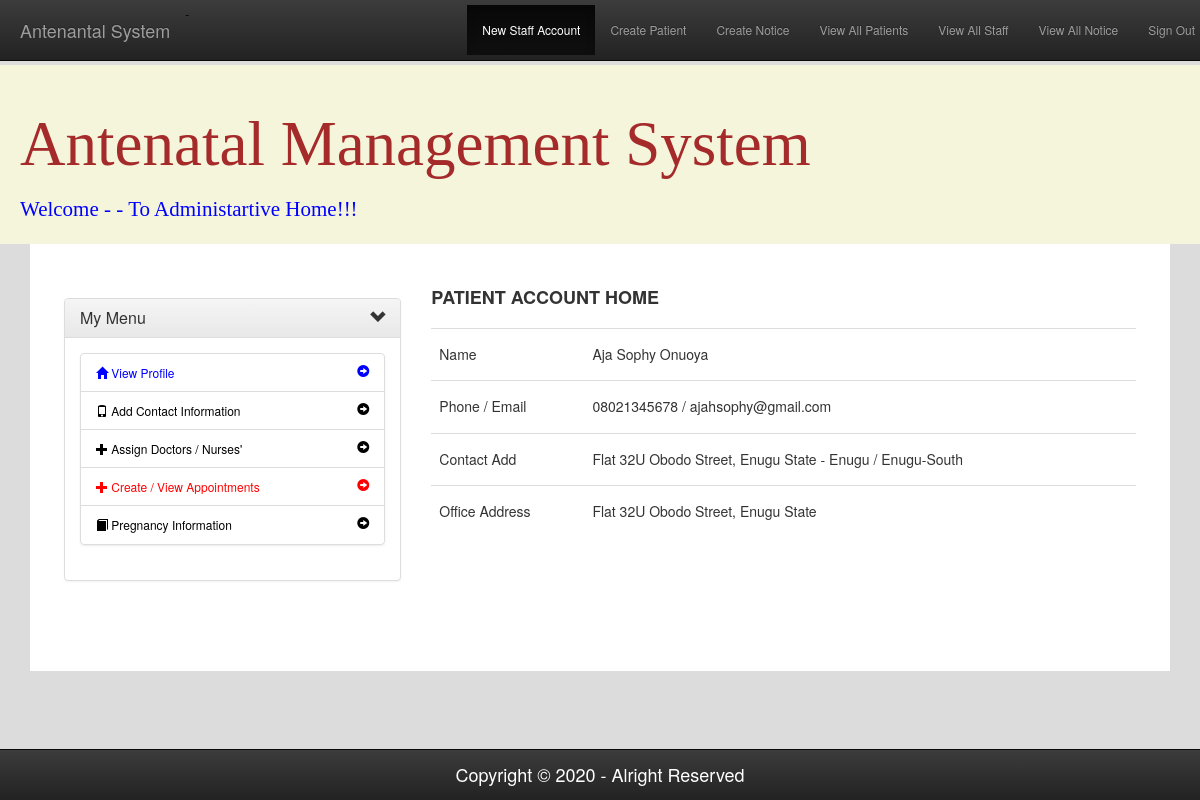
The page /useraccountprofile.php?hospitalid=ABUTH42639249 on the database its author committed.
### tables this page shows
CREATE TABLE `users` (
  `id` int(11) NOT NULL,
  `patientName` varchar(255) NOT NULL,
  `patientPhone` varchar(20) NOT NULL,
  `patientEmail` varchar(100) NOT NULL,
  `HID` varchar(50) NOT NULL,
  `contactAddress` text NOT NULL,
  `officeAddress` text NOT NULL,
  `illnesDescription` text NOT NULL,
  `patientState` varchar(200) NOT NULL,
  `patientLocalGovt` varchar(255) NOT NULL,
  `dateReg` datetime NOT NULL,
  `createdBy` varchar(100) NOT NULL
);

### useraccountprofile.php (the view, shortened to what this page needs)
<?php
    require_once 'connection.php';
    if (!isset($_GET['hospitalid']) || $_GET['hospitalid'] == ""){
        header("location: ?out=out");
    }else{
        $stmt_in = $conn->prepare("SELECT * FROM users where HID = ? limit 1 ");
        $stmt_in->execute(array($_GET['hospitalid']));
    }
?>
<!DOCTYPE HTML PUBLIC "-//W3C//DTD HTML 4.01 Transitional//EN" "http://www.w3.org/TR/html4/loose.dtd">
<html lang="en">
<?php include 'header.php'?>
    <link rel="stylesheet" type="text/css" href="css/content.css">
    <body>
    <?php require_once 'adminTopNav.php'?>
        <div class="container">
            <div class="login">
                <div class="content">
                    <div class="row">
                        <div class="col-xs-12 col-md-4">
                            <?php require_once 'nav_left_staff.php'?>
                        </div>
                        <div class="col-xs-12 col-md-8">
                            <h4 style="margin-bottom:20px;font-weight:bolder">PATIENT ACCOUNT HOME</h4>
                            <?php
                                while($row_two_in = $stmt_in->fetch(PDO::FETCH_ASSOC))
                                {
                                    echo '<table class="table table-responsive">
                                            <tr >
                                                <td><h5>Name</h5></td>
                                                <td><h5>'.$row_two_in['patientName'].'<h5></td>
                                            </tr>
                                            <tr>
                                                <td><h5>Phone / Email</h5></td>
                                                <td><h5>'.$row_two_in['patientPhone'].' / '.$row_two_in['patientEmail'].'</h5></td>
                                            </tr>
                                            <tr>
                                                <td><h5>Contact Add</h5></td>
                                                <td><h5>'.$row_two_in['contactAddress'].' - '.$row_two_in['patientState'].' / '.$row_two_in['patientLocalGovt'].'</h5></td>
                                            </tr>
                                            <tr>
                                                <td><h5>Office Address</h5></td>
                                                <td><h5>'.$row_two_in['officeAddress'].'</h5></td>
                                            </tr>
                                        </table>';
                                }
                            ?>
                        </div>
                    </div>
                </div>
            </div>
            <?php require_once 'footer.php'?>
        </div>
    </body>
</html>

### css/content.css (style rules this page uses)
body { background-color:gainsboro; font-size: 12px; padding-top: 65px; padding-bottom: 65px; }
.container { background-color: white; padding: 2% 2% 5% 2%; margin-top: 0%; width: 95%; }
.content { background-color: white; padding: 10px; }

### rows shown on the page
users: patientName "Aja Sophy Onuoya", patientPhone "08021345678", patientEmail "ajahsophy@gmail.com", contactAddress "Flat 32U Obodo Street, Enugu State", patientState "Enugu", patientLocalGovt "Enugu-South", officeAddress "Flat 32U Obodo Street, Enugu State"
